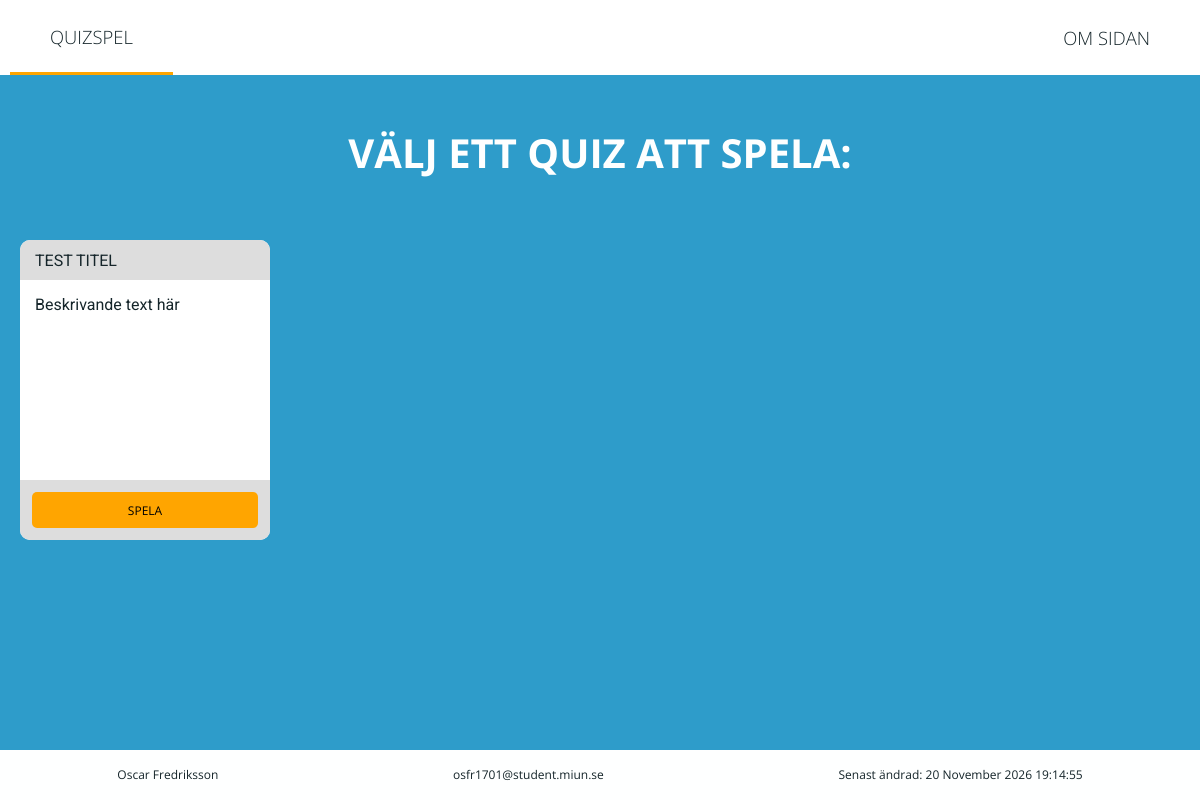
Before: / with the older database file.
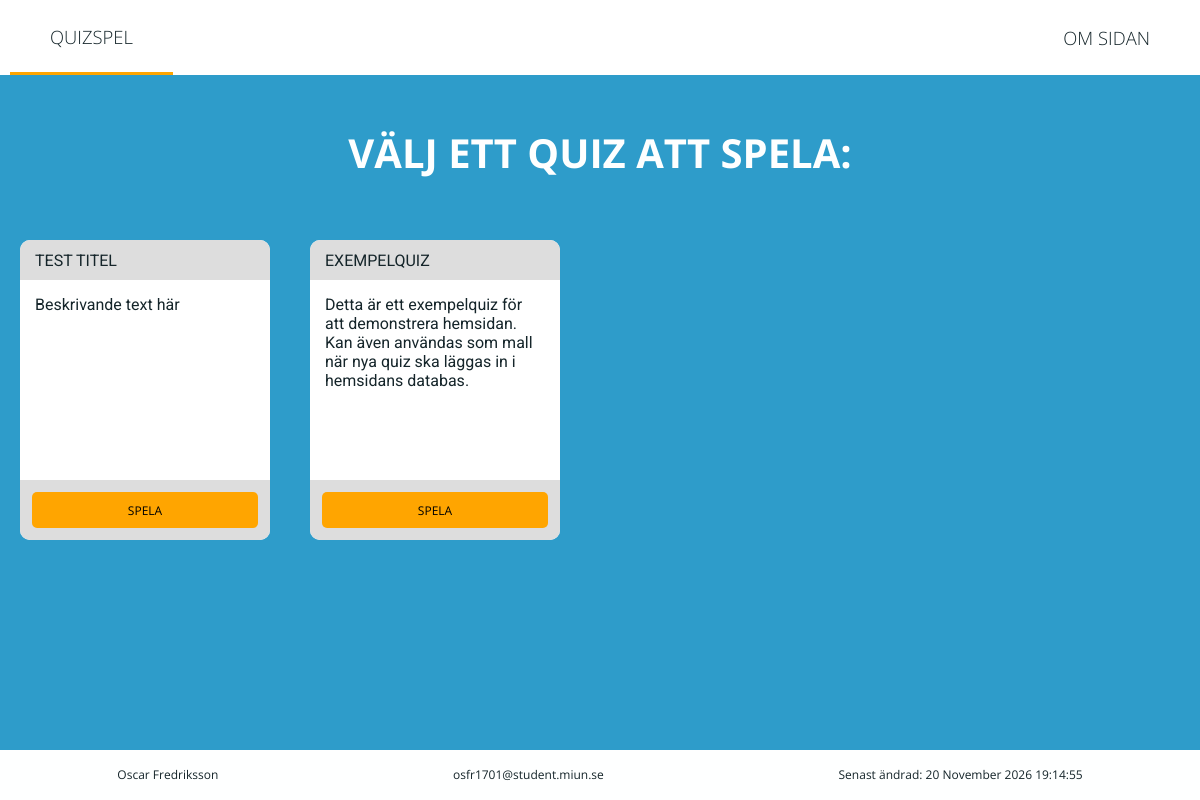
After: the same page with the newer database file.
### tables this page shows
CREATE TABLE QUIZZES
(
    QUIZ_ID INT NOT NULL AUTO_INCREMENT,
    TITLE VARCHAR(100),
    DESCRIPTION TINYTEXT,
    PRIMARY KEY(QUIZ_ID)
);

### requires/database/database.php (called while the page is built, shortened)
<?php
    class Database
    {
        private $conn;
        public function connect()
        {
            $this->conn = new mysqli('localhost', 'root', '', 'quiz', 3306);
            mysqli_set_charset($this->conn,"utf8");
        }
        private function sendQuery($query)
        {
            if(!$result = $this->conn->query($query))
            {
                die("Error:" . $this->conn->error);
            }
            else
            {
                return $result;
            }
        }
        public function get_all_quizzes()
        {
            $query = "SELECT QUIZ_ID FROM QUIZZES";
            !$result = $this->sendQuery($query);
            $quizzes = Array();
            while($row = $result->fetch_assoc())
            {
                $quizzes[] = $row["QUIZ_ID"];
            }
            return $quizzes;
        }
        public function get_quiz_title($quiz_ID)
        {
            $query = "SELECT TITLE FROM QUIZZES WHERE QUIZ_ID=" . $quiz_ID . " LIMIT 1";
            $result = $this->sendQuery($query);
            return $result->fetch_assoc()["TITLE"];
        }
        public function get_quiz_descr($quiz_ID)
        {
            $query = "SELECT DESCRIPTION FROM QUIZZES WHERE QUIZ_ID=" . $quiz_ID . " LIMIT 1";
            $result = $this->sendQuery($query);
            return $result->fetch_assoc()["DESCRIPTION"];
        }
    }
?>

### requires/builder.php (the view, shortened to what this page needs)
<?php
    class Builder
    {
        private $location;
        private $title;
        function __construct($location, $title = "")
        {
            $this->location = $location;
            $this->title = $title;
        }
        function placeHead()
        {
            echo '<!DOCTYPE html><html lang="sv">
                <head>
                    <meta charset="utf-8">
                    <link rel="stylesheet" type="text/css" href="css/style.css">
                    <link rel="stylesheet" href="https://fonts.googleapis.com/css?family=Roboto|Sniglet|Open+Sans">
                    <link rel="stylesheet" href="https://fonts.googleapis.com/icon?family=Material+Icons">
                    <link rel="icon" href="icons/question_icon.png">
                    <title> Quiz </title>
                </head><body>';
        }
        function placeHeader()
        {
            echo '<div class="wrapper">';
            echo '<header><ul>';
            echo '<li ';
            if($this->location == "index") echo 'class="active"';
            echo '><a href="index"> Quizspel </a></li>';
            echo '<li ';
            if($this->location == "quiz") echo 'class="active"';
            echo '><p>' . $this->title . '</p></li>';
            echo '<li ';
            if($this->location == "about") echo 'class="active"';
            echo '><a href="about"> om sidan </a></li>';
            echo '</ul></header>';
        }
        public function placePageStart()
        {
            echo '<div class="content">';
            switch($this->location)
            {
                case "index":   echo '<h1> Välj ett quiz att spela: </h1>';
                                echo '<ul class="quiz-list">';
                                break;
            }
        }
        public function placePageEnd()
        {
            switch($this->location)
            {
                case "index":   echo '</ul>';
                                break;
            }
            echo '</div>';
        }
        function placeFooter()
        {
            echo '<footer> <ul>
                    <li>Oscar Fredriksson</li>
                    <li><a href="mailto:osfr1701@student.miun.se">osfr1701@student.miun.se</a></li>
                    <li id="lastModified">Senast ändrad: ';
                    echo strftime("%e %B %Y %H:%M:%S", $this->get_last_modified());
            echo "</li> </ul> </footer></div>";
            echo "</body></html>";
        }
        private function get_last_modified()
        {
            $incls = get_included_files();
            $incls = array_filter($incls, "is_file");
            $mod_times = array_map('filemtime', $incls);
            $mod_time = max($mod_times);
            return $mod_time;
        }
        function create_quiz_box($id, $title, $descr)
        {
            echo '<li><div class="quizbox"> <div class="upper">';
            echo '<p class="title">' . $title . '</p>';
            echo '</div>';
            echo '<p class="descr">' . $descr . '</p>';
            echo '<div class="lower">';
            echo    '<button type="button" class="button play-btn" onclick="playButtonClicked(this)" id="' . $id . '">
                        Spela
                    </button>';
            echo '</div> </div></li>';
        }
    }
?>

### index.php (shortened to what this page needs)
<?php
    require_once "requires/builder.php";
    require_once "requires/database/database.php";
    $builder = new Builder("index");
    $builder->placeHead();
    $builder->placeHeader();
    $builder->placePageStart();
    $database = new Database();
    $quizzes = $database->get_all_quizzes();
    foreach($quizzes as $quiz)
    {
        $title = $database->get_quiz_title($quiz);
        $descr = $database->get_quiz_descr($quiz);
        $builder->create_quiz_box($quiz, $title, $descr);
    }
    $builder->placePageEnd();
    $builder->placeFooter();
?>

### css/style.css (style rules this page uses)
:root { --light-blue-color: #2E9CCA; ; --dark-blue-color: #3A4A4D; --light-section-color: #FFFFFF; --light-text-color: #FEFFFF; --dark-text-color: #15252A; --white-color: #FEFFFF; --accent-color: orange; --icon-gray-color: #777777; --button-hover: #e6e6e6; --correct-color: #00e600; --wrong-color: #ff0000; --clicked-answer-color: #000000; --main-font: 'Open Sans'; --box-shadow: 0 1px 3px rgba(0,0,0,0.12), 0 1px 2px rgba(0,0,0,0.24); }
html, body { font-family: var(--main-font); padding: 0; margin: 0; height: 100%; }
h1 { margin: 0; text-transform: uppercase; font-size: 2.5em; color: var(--light-text-color); }
.button { background-color: var(--light-section-color); color: var(--dark-text-color); text-transform: uppercase; font-family: var(--main-font); font-size: 1.25em; border: none; padding: 1em; margin: 0.5em; display: inline-block; min-width: 175px; border-radius: 10px; text-align: center; box-shadow: var(--box-shadow); text-decoration: none; transition: filter 0.2s; }
.wrapper { background-color: var(--light-blue-color); min-height: 100vh; display: flex; flex-direction: column; }
header { margin: 0; padding: 0; display: flex; align-items: center; background-color: var(--light-section-color); height: 75px; width: 100%; font-family: 'Roboto'; }
header ul { display: flex; justify-content: space-between; align-items: center; list-style-type: none; width: 100%; margin: 0; padding: 0; }
header li { height: 75px; margin: 10px; padding: 0; box-sizing: border-box; display: flex; align-items: center; }
header a, header p { margin: 0; padding-left: 40px; padding-right: 40px; text-transform: uppercase; color: var(--dark-text-color); font-weight: 100; font-size: 1.15em; font-family: var(--main-font); text-decoration: none; }
header .active { border-bottom: solid; border-color: var(--accent-color); }
footer { height: 50px; line-height: 50px; margin: 0; padding: 0; background-color: var(--light-text-color); }
footer a, footer p { text-decoration: none; color: var(--dark-text-color); }
footer ul { width: 100%; margin: 0; padding: 0; display: flex; justify-content: space-around; list-style-type: none; }
footer li { color: var(--dark-text-color); font-family: var(--main-font); font-size: 0.75em; }
.content { flex-grow: 1; margin: 0; padding: 0; padding-top: 50px; padding-bottom: 50px; width: 100%; overflow-x: auto; text-align: center; }
.quiz-list { padding: 0; margin: 0; margin-top: 40px; display: flex; list-style-type: none; justify-content: flex-start; align-items: center; }
.quizbox { border-width: 1px; width: 250px; height: 300px; background-color: var(--light-section-color); padding: 0; margin: 20px; display: flex; flex-direction: column; text-align: left; border-radius: 10px; overflow: hidden; }
.quizbox .upper, .lower { background-color: #DDD; height: 40px; padding: 0; }
.quizbox .upper { display: flex; align-items: center; }
.quizbox p { font-family: 'Roboto'; color: var(--dark-text-color); margin: 15px; }
.quizbox .title { text-transform: uppercase; }
.quizbox .descr { margin: 15px; flex-grow: 1; }
.quizbox .lower { height: 60px; display: flex; justify-content: center; }
.quizbox .play-btn { border: none; background-color: var(--accent-color); color: black; font-family: var(--main-font); text-transform: uppercase; width: 100%; border-radius: 5px; margin: 12px; padding: 0; font-size: 0.75em; cursor: pointer; box-shadow: none; }

Changed rows visible on the page:
added quizzes: TITLE "EXEMPELQUIZ", DESCRIPTION "Detta är ett exempelquiz för att demonstrera hemsidan. Kan även användas som mall när nya quiz ska läggas in i hemsidans databas."
Other visible differences:
new list line: "SPELA"
